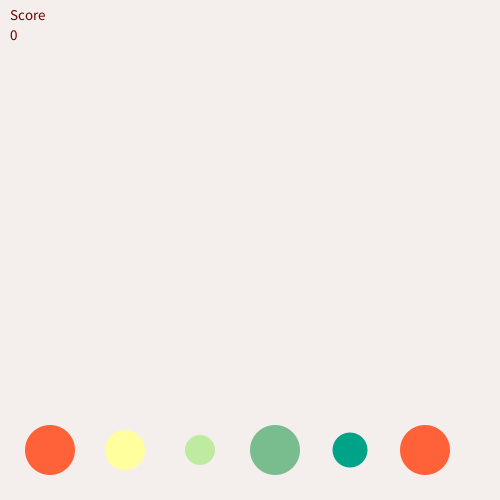
Frame 1 (no input)
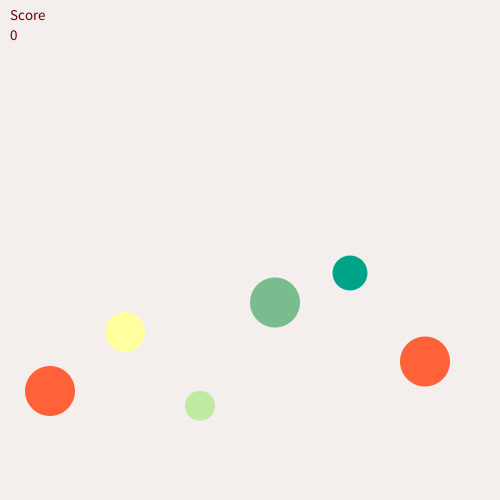
Frame 60 (the mouse pressed at the canvas centre just before this capture)
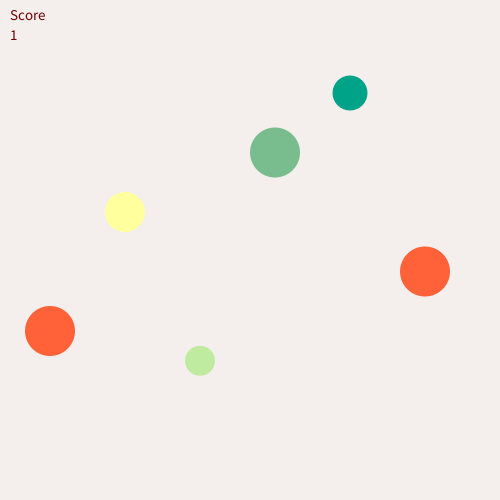
Frame 120 (the mouse held since frame 60 and released just before this capture)

The Processing sketch that drew these frames (run headless with seeded random() and noise(); from frame 60 on, the mouse is pressed at the canvas centre):

// Processing sketch: hardiman_week3
// ── hardiman_week3.pde
// 1st circle
float circleX = 50;
float circleY = 450;

// 2nd circle
float circleA = 125;
float circleB = 450;

// 3rd circle
float circleC = 200;
float circleD = 450;

// 4th circle
float circleE = 275;
float circleF = 450;

// 5th circle
float circleG = 350;
float circleH = 450;

//6th circle
float circleI = 425;
float circleJ = 450;

//speed
float xspeed = random (-3);

//score
int totalscore = 0;


void setup(){
  size(500, 500);
 
}

void draw(){
  background(244,238,236);
  noStroke();
  
  // 1st circle
  fill(255,97,56);
  circle(circleX,circleY,50);
    circleY = circleY - 1;
    
  // 2nd circle
  fill(255,255,157);
  circle(circleA,circleB,40);
    circleB = circleB - 2;
  
  // 3rd circle
  fill(190,235,159);
  circle(circleC,circleD,30);
    circleD = circleD - 0.75;
  
  // 4th circle
  fill(121,189,143);
  circle(circleE,circleF,50);
    circleF = circleF - 2.5;
  
  // 5th circle
  fill(0,163,136);
  circle(circleG,circleH,35);
    circleH = circleH - 3;
  
  //6th circle
  fill(255,97,56);
  circle(circleI,circleJ,50);
    circleJ = circleJ - 1.5;
    
   //score
    fill(113,1,1);
    textSize (15);
    text("Score",10,20);
    text(totalscore,10,40);
}
  

void mousePressed() {
  
  totalscore++;

  }
  


  
 

  
 
